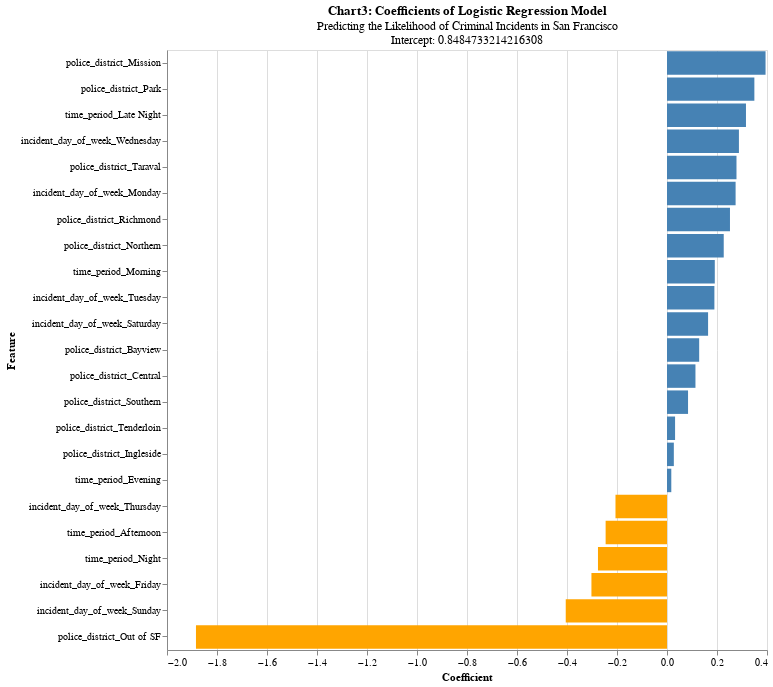

Notebook cell for this chart:
### Markdown cell above
### Visualization of the Analysis

### Code cell
chart = alt.Chart(viz_df).mark_bar().encode(
    x=alt.X('coefficients:Q', title='Coefficient'),
    y=alt.Y('features:N', sort='-x', title='Feature'),
    color=alt.condition(
        alt.datum.coefficients > 0,
        alt.value("steelblue"),  # The positive color
        alt.value("orange")  # The negative color
    )
).properties(
    title={
        "text": ["Chart3: Coefficients of Logistic Regression Model"], 
        "subtitle": ["Predicting the Likelihood of Criminal Incidents in San Francisco",
                     "Intercept: 0.8484733214216308"]
    },
    width=600,
    height=600
)

chart

### Figure 1 — Vega-Lite specification as saved in the notebook (floating-point values rounded to 4 significant figures)
{"config": {"view": {"continuousWidth": 300, "continuousHeight": 300}}, "data": {"name": "data-f3b61e35dcfb7d961028e972fbd8f55f"}, "mark": {"type": "bar"}, "encoding": {"color": {"condition": {"test": "(datum.coefficients > 0)", "value": "steelblue"}, "value": "orange"}, "x": {"field": "coefficients", "title": "Coefficient", "type": "quantitative"}, "y": {"field": "features", "sort": "-x", "title": "Feature", "type": "nominal"}}, "height": 600, "title": {"text": ["Chart3: Coefficients of Logistic Regression Model"], "subtitle": ["Predicting the Likelihood of Criminal Incidents in San Francisco", "Intercept: 0.8484733214216308"]}, "width": 600, "$schema": "https://vega.github.io/schema/vega-lite/v5.16.3.json", "datasets": {"data-f3b61e35dcfb7d961028e972fbd8f55f": [{"features": "incident_day_of_week_Friday", "coefficients": -0.3023}, {"features": "incident_day_of_week_Monday", "coefficients": 0.2744}, {"features": "incident_day_of_week_Saturday", "coefficients": 0.1643}, {"features": "incident_day_of_week_Sunday", "coefficients": -0.405}, {"features": "incident_day_of_week_Thursday", "coefficients": -0.2061}, {"features": "incident_day_of_week_Tuesday", "coefficients": 0.1896}, {"features": "incident_day_of_week_Wednesday", "coefficients": 0.2877}, {"features": "police_district_Bayview", "coefficients": 0.1287}, {"features": "police_district_Central", "coefficients": 0.1138}, {"features": "police_district_Ingleside", "coefficients": 0.02733}, {"features": "police_district_Mission", "coefficients": 0.3942}, {"features": "police_district_Northern", "coefficients": 0.2269}, {"features": "police_district_Out of SF", "coefficients": -1.884}, {"features": "police_district_Park", "coefficients": 0.3495}, {"features": "police_district_Richmond", "coefficients": 0.2519}, {"features": "police_district_Southern", "coefficients": 0.08419}, {"features": "police_district_Taraval", "coefficients": 0.2779}, {"features": "police_district_Tenderloin", "coefficients": 0.03229}, {"features": "time_period_Afternoon", "coefficients": -0.2455}, {"features": "time_period_Evening", "coefficients": 0.01721}, {"features": "time_period_Late Night", "coefficients": 0.3159}, {"features": "time_period_Morning", "coefficients": 0.1912}, {"features": "time_period_Night", "coefficients": -0.2761}]}}
